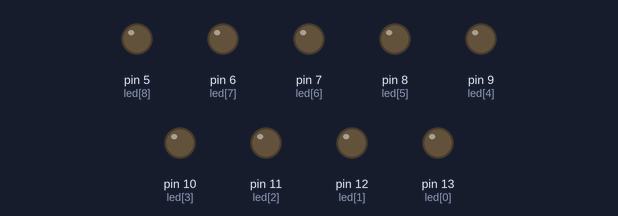
Simulated run of this sketch. Board: Arduino Uno, built with avr-gcc and run on an emulated ATmega328P. On the bench: output pins drawn as LEDs (lit = HIGH).

Above: at 0.5 s.
At 2.5 s:
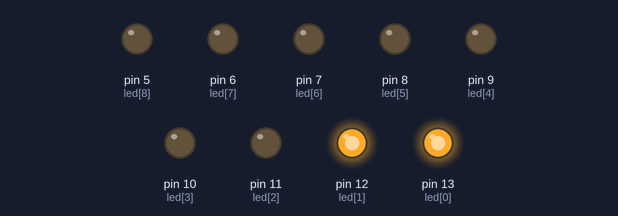
At 3.5 s:
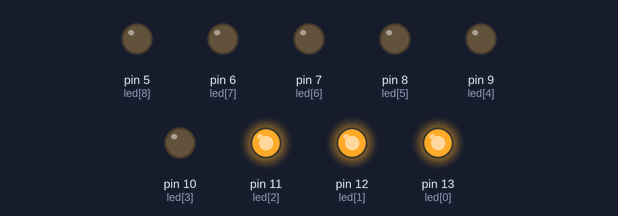
At 5.5 s:
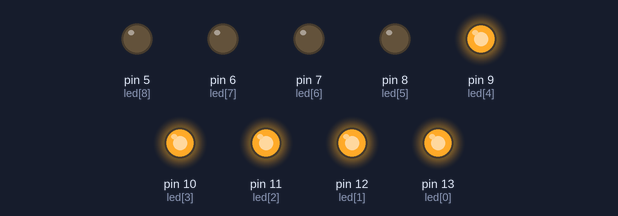
At 8.5 s:
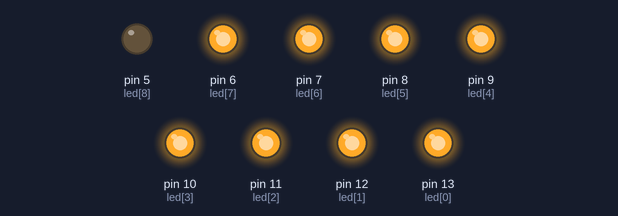
At 11.5 s:
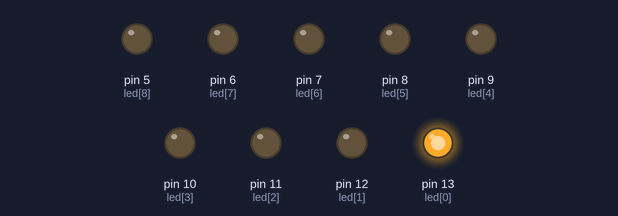
Timing chart, 0 to 13.0 s (numbered marks = the images above):
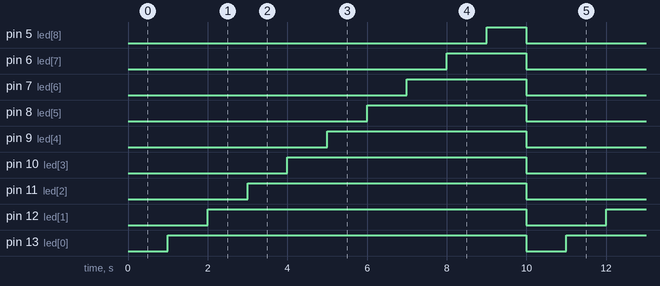

The sketch:

array_while_led.ino
```cpp
// array_while_led.ino

byte led[] = {13, 12, 11, 10, 9, 8, 7, 6, 5};

void setup() {
  Serial.begin(115200);
  for (byte i = 0; i < 9; i++) {
    pinMode(led[i], OUTPUT);
  }
  ledAus();
}

void ledAus() {
  for (byte i = 0; i < 9; i++) {
    digitalWrite(led[i], LOW);
  }
}

void loop() {
  byte i = 0;
  ledAus();
  delay(1000);
  while (i < 9) {
    digitalWrite(led[i], HIGH);
    delay(1000);
    i++;
  }
}
```

Measured:
- by itself, pin 5 (led[8]): alternates HIGH for 1.0 s and LOW for 9.0 s
- by itself, pin 6 (led[7]): alternates HIGH for 2.0 s and LOW for 8.0 s
- by itself, pin 7 (led[6]): alternates HIGH for 3.0 s and LOW for 7.0 s
- by itself, pin 8 (led[5]): alternates HIGH for 4.0 s and LOW for 6.0 s
- by itself, pin 9 (led[4]): alternates HIGH for 5.0 s and LOW for 5.0 s
- by itself, pin 10 (led[3]): alternates HIGH for 6.0 s and LOW for 4.0 s
- by itself, pin 11 (led[2]): alternates HIGH for 7.0 s and LOW for 3.0 s
- by itself, pin 12 (led[1]): alternates HIGH for 8.0 s and LOW for 2.0 s
